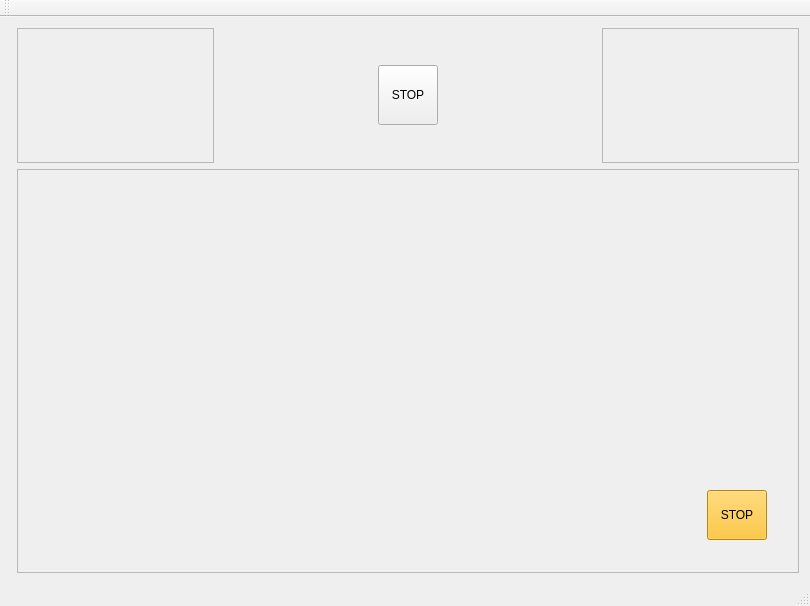
<?xml version="1.0" encoding="UTF-8"?>
<ui version="4.0">
 <class>MainWindow</class>
 <widget class="QMainWindow" name="MainWindow">
  <property name="windowModality">
   <enum>Qt::ApplicationModal</enum>
  </property>
  <property name="geometry">
   <rect>
    <x>0</x>
    <y>0</y>
    <width>810</width>
    <height>606</height>
   </rect>
  </property>
  <property name="minimumSize">
   <size>
    <width>670</width>
    <height>480</height>
   </size>
  </property>
  <property name="cursor">
   <cursorShape>PointingHandCursor</cursorShape>
  </property>
  <property name="windowTitle">
   <string>MainWindow</string>
  </property>
  <widget class="QWidget" name="centralWidget">
   <property name="minimumSize">
    <size>
     <width>0</width>
     <height>0</height>
    </size>
   </property>
   <layout class="QFormLayout" name="formLayout">
    <item row="0" column="1">
     <layout class="QVBoxLayout" name="verticalLayout_6" stretch="25,75">
      <property name="sizeConstraint">
       <enum>QLayout::SetMinAndMaxSize</enum>
      </property>
      <item>
       <layout class="QHBoxLayout" name="horizontalLayout_3" stretch="25,20,10,20,25">
        <item>
         <widget class="QFrame" name="skeleton">
          <property name="frameShape">
           <enum>QFrame::StyledPanel</enum>
          </property>
          <property name="frameShadow">
           <enum>QFrame::Raised</enum>
          </property>
         </widget>
        </item>
        <item>
         <spacer name="horizontalSpacer_2">
          <property name="orientation">
           <enum>Qt::Horizontal</enum>
          </property>
          <property name="sizeHint" stdset="0">
           <size>
            <width>40</width>
            <height>20</height>
           </size>
          </property>
         </spacer>
        </item>
        <item>
         <widget class="QPushButton" name="pushButton">
          <property name="minimumSize">
           <size>
            <width>50</width>
            <height>50</height>
           </size>
          </property>
          <property name="maximumSize">
           <size>
            <width>60</width>
            <height>60</height>
           </size>
          </property>
          <property name="text">
           <string>STOP</string>
          </property>
         </widget>
        </item>
        <item>
         <spacer name="horizontalSpacer">
          <property name="orientation">
           <enum>Qt::Horizontal</enum>
          </property>
          <property name="sizeHint" stdset="0">
           <size>
            <width>40</width>
            <height>20</height>
           </size>
          </property>
         </spacer>
        </item>
        <item>
         <widget class="QFrame" name="lidar">
          <property name="frameShape">
           <enum>QFrame::StyledPanel</enum>
          </property>
          <property name="frameShadow">
           <enum>QFrame::Raised</enum>
          </property>
         </widget>
        </item>
       </layout>
      </item>
      <item>
       <layout class="QHBoxLayout" name="horizontalLayout_2">
        <item>
         <widget class="QFrame" name="camera">
          <property name="frameShape">
           <enum>QFrame::StyledPanel</enum>
          </property>
          <property name="frameShadow">
           <enum>QFrame::Raised</enum>
          </property>
          <widget class="QWidget" name="horizontalLayoutWidget">
           <property name="geometry">
            <rect>
             <x>10</x>
             <y>310</y>
             <width>751</width>
             <height>71</height>
            </rect>
           </property>
           <layout class="QHBoxLayout" name="horizontalLayout" stretch="80,20">
            <property name="sizeConstraint">
             <enum>QLayout::SetMinAndMaxSize</enum>
            </property>
            <item>
             <spacer name="horizontalSpacer_3">
              <property name="orientation">
               <enum>Qt::Horizontal</enum>
              </property>
              <property name="sizeHint" stdset="0">
               <size>
                <width>40</width>
                <height>20</height>
               </size>
              </property>
             </spacer>
            </item>
            <item>
             <widget class="QPushButton" name="pushButton_2">
              <property name="sizePolicy">
               <sizepolicy hsizetype="MinimumExpanding" vsizetype="MinimumExpanding">
                <horstretch>0</horstretch>
                <verstretch>0</verstretch>
               </sizepolicy>
              </property>
              <property name="minimumSize">
               <size>
                <width>50</width>
                <height>50</height>
               </size>
              </property>
              <property name="maximumSize">
               <size>
                <width>60</width>
                <height>60</height>
               </size>
              </property>
              <property name="styleSheet">
               <string notr="true">background-color: rgb(255, 187, 15);
color: rgb(0, 0, 0);</string>
              </property>
              <property name="text">
               <string>STOP</string>
              </property>
             </widget>
            </item>
           </layout>
          </widget>
         </widget>
        </item>
       </layout>
      </item>
     </layout>
    </item>
   </layout>
  </widget>
  <widget class="QMenuBar" name="menuBar">
   <property name="geometry">
    <rect>
     <x>0</x>
     <y>0</y>
     <width>810</width>
     <height>21</height>
    </rect>
   </property>
  </widget>
  <widget class="QToolBar" name="mainToolBar">
   <attribute name="toolBarArea">
    <enum>TopToolBarArea</enum>
   </attribute>
   <attribute name="toolBarBreak">
    <bool>false</bool>
   </attribute>
  </widget>
  <widget class="QStatusBar" name="statusBar"/>
 </widget>
 <layoutdefault spacing="6" margin="11"/>
 <resources/>
 <connections/>
</ui>
